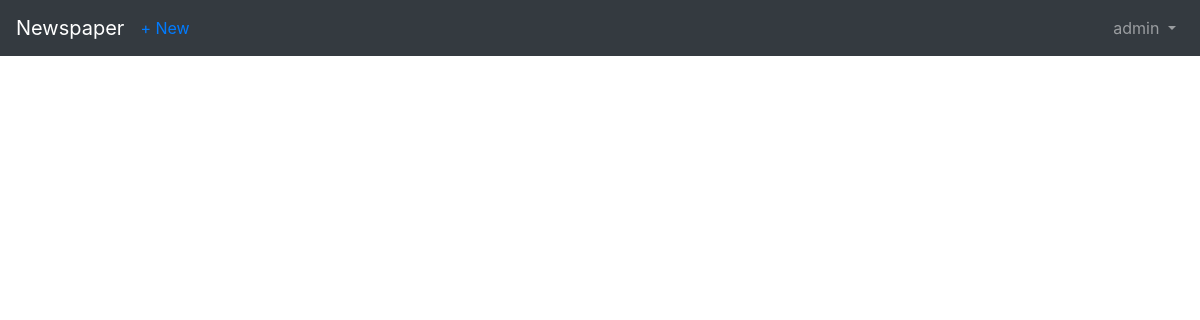
The page /articles/ (signed in) on the database as committed earlier.
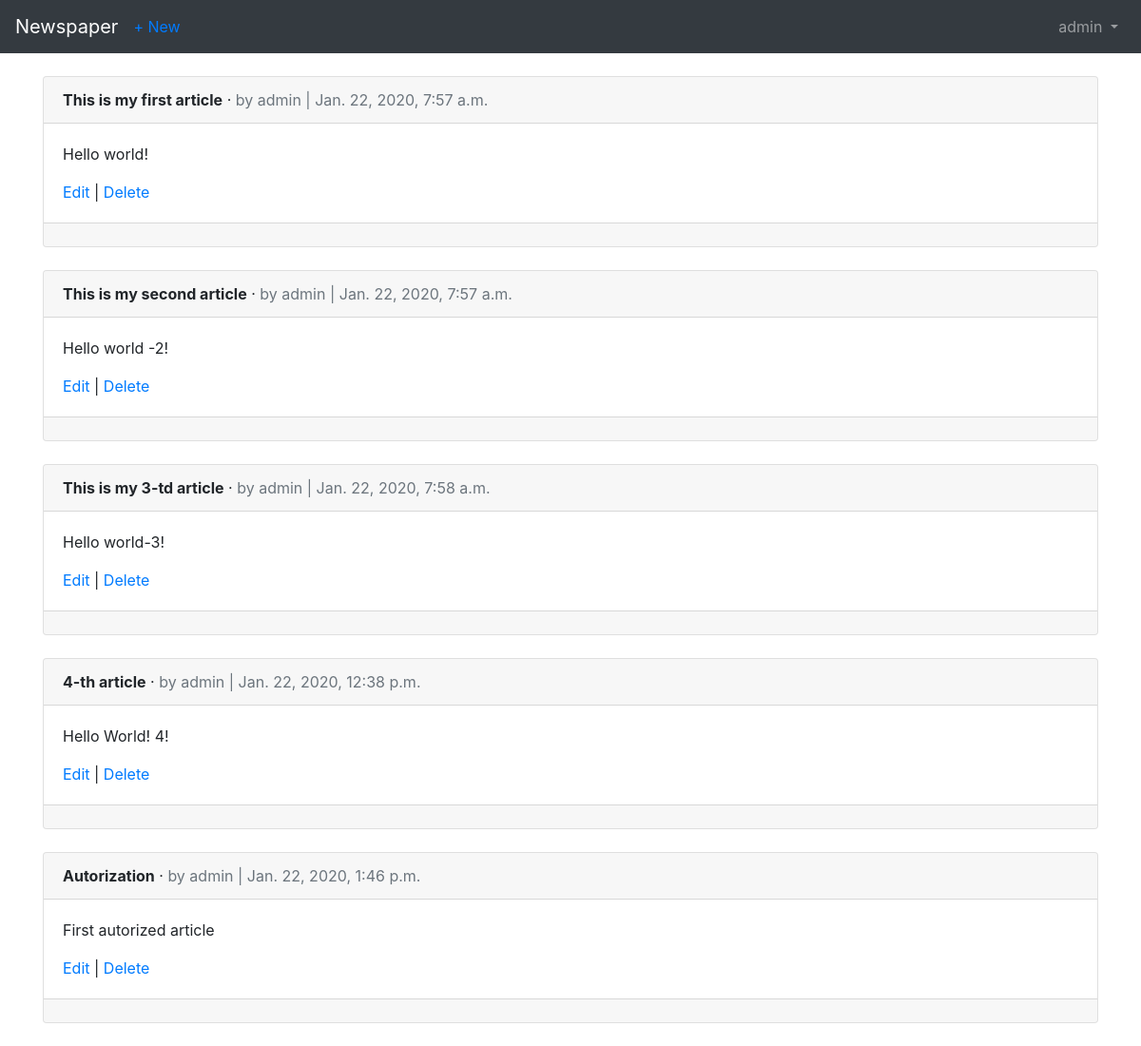
The same page on the database as committed later.
### users/models.py (models this page shows)
class CustomUser(AbstractUser):
    age = models.PositiveIntegerField(default=0)

### articles/models.py (models this page shows, shortened)
class Articles(models.Model):
    title = models.CharField(max_length=255)
    body = models.TextField()
    date = models.DateTimeField(auto_now_add=True)
    author = models.ForeignKey(
        settings.AUTH_USER_MODEL, on_delete=models.CASCADE,
    )

### articles/views.py (the view)
# urls.py: path('', ArticleListView.as_view(), name='article_list'),
class ArticleListView(LoginRequiredMixin, ListView):
    model = Articles
    template_name = 'article_list.html'
    login_url = 'login'

### templates/article_list.html (shortened to what this page needs)
{% extends 'base.html' %}
{% block content %}
  {% for article in object_list %}
    <div class="card">
      <div class="card-header">
        <span class="font-weight-bold">{{ article.title }}</span> &middot;
        <span class="text-muted">by {{ article.author }} | {{ article.date }}</span>
      </div>
      <div class="card-body">
        <p>{{ article.body }}</p>
        <a href="{% url 'article_edit' article.pk %}">Edit</a> |
        <a href="{% url 'article_delete' article.pk %}">Delete</a>
      </div>
      <div class="card-footer">
      </div>
    </div>
    <br />
  {% endfor %}
{% endblock content %}

### templates/base.html (shortened to what this page needs)
<!doctype html>
<html lang="en">
  <head>
    <link rel="stylesheet" href="https://stackpath.bootstrapcdn.com/bootstrap/4.1.3/css/bootstrap.min.css">
  </head>
  <body>
    <nav class="navbar navbar-expand-md navbar-dark bg-dark mb-4">
      <a class="navbar-brand" href="{% url 'home' %}">Newspaper</a>
      {% if user.is_authenticated %}
        <ul class="navbar-nav mr-auto">
          <li class="nav-item"><a href="{% url 'article_new' %}">+ New</a></li>
        </ul>
      {% endif %}
      <div class="collapse navbar-collapse" id="navbarCollapse">
        {% if user.is_authenticated %}
          <ul class="navbar-nav ml-auto">
            <li class="nav-item">
              <a class="nav-link dropdown-toggle" href="#" id="userMenu" data-toggle="dropdown" aria-haspopup="true" aria-expanded="false">
                {{ user.username }}
              </a>
            </li>
          </ul>
        {% endif %}
      </div>
    </nav>
    <div class="container">
      {% block content %}
      {% endblock content %}
    </div>
  </body>
</html>

Rows that differ between the two databases and show on the page:
added Articles: title "This is my first article", author "admin", date "Jan. 22, 2020, 7:57 a.m.", body "Hello world!"
added Articles: title "This is my second article", author "admin", date "Jan. 22, 2020, 7:57 a.m.", body "Hello world -2!"
added Articles: title "This is my 3-td article", author "admin", date "Jan. 22, 2020, 7:58 a.m.", body "Hello world-3!"
added Articles: title "4-th article", author "admin", date "Jan. 22, 2020, 12:38 p.m.", body "Hello World! 4!"
added Articles: title "Autorization", author "admin", date "Jan. 22, 2020, 1:46 p.m.", body "First autorized article"
